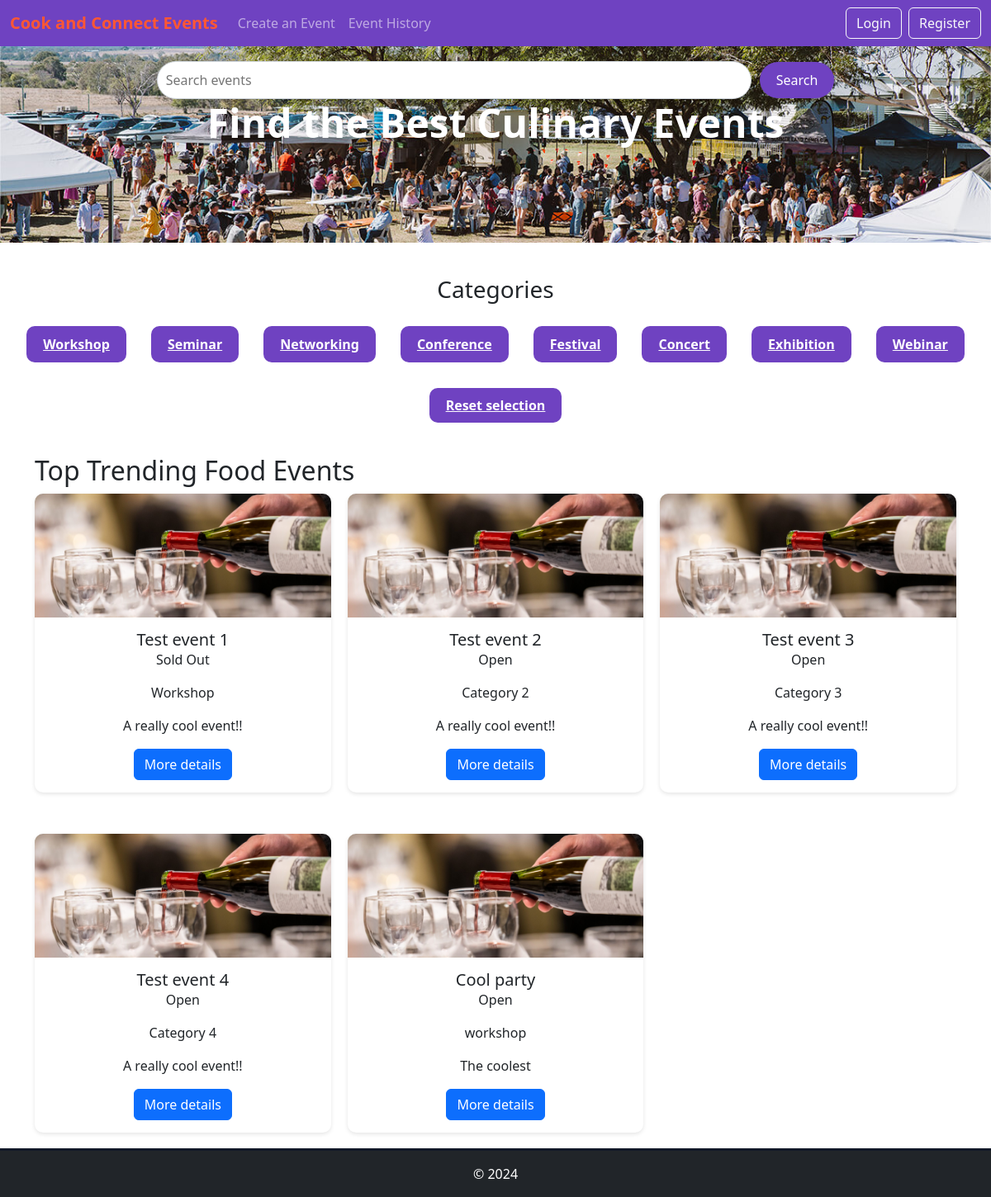
Before: / with the older database file.
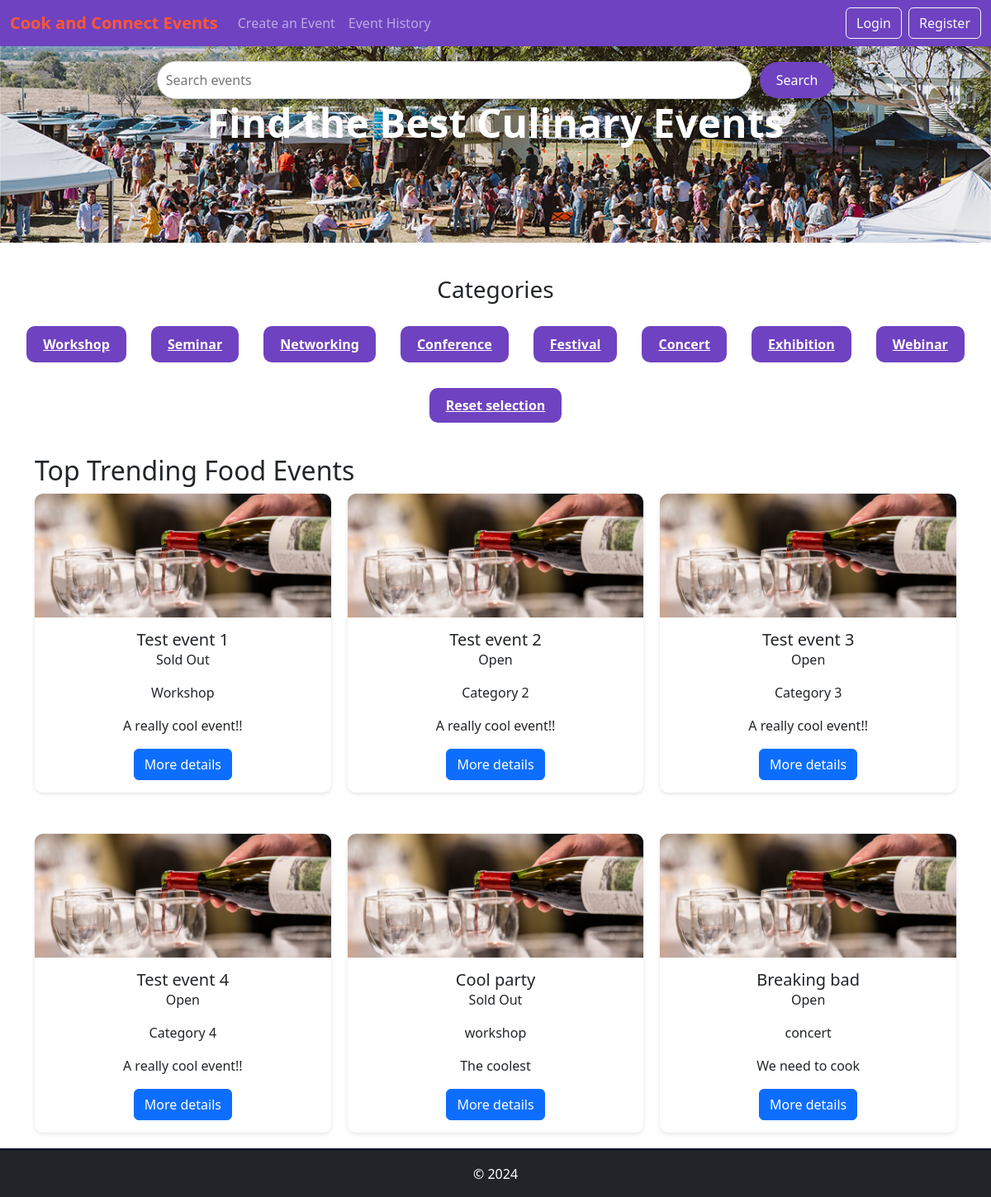
After: the same page with the newer database file.
### website/models.py (models this page shows)
class Event(db.Model):
    __tablename__ = "events"
    id = db.Column(db.Integer, primary_key=True)
    user_id = db.Column(db.Integer, db.ForeignKey('users.id'))
    Title = db.Column(db.String(255), nullable=False)
    Description = db.Column(db.String(255), nullable=False)
    Image = db.Column(db.String(60), nullable=False, default='default.jpg')
    Start_time = db.Column(db.Time, nullable=False)
    Start_date = db.Column(db.Date, nullable=False)
    Venue = db.Column(db.String(32), nullable=False)
    Category = db.Column(db.String(32), nullable=False)
    Tickets_available = db.Column(db.Integer, nullable=False)
    Status = db.Column(db.String(32), nullable=False)
    comments = db.relationship('Comment', backref='event')
    orders = db.relationship('Order', backref='event')

### website/views.py (the view)
@main_bp.route('/')
def index():
    category = request.args.get("category")
    search_keywords = request.args.get("search_keywords")
    if category or search_keywords:
        if category != "None" and search_keywords != "None":
            events = Event.query.filter(Event.Title.contains(search_keywords)).filter_by(Category=category).order_by(Event.id).all()
        elif category != "None":
            events = Event.query.filter_by(Category=category).order_by(Event.id).all()
        elif search_keywords != "None":
            events = Event.query.filter(Event.Title.contains(search_keywords)).order_by(Event.id).all()
        else:
            events = Event.query.order_by(Event.id).all()
    else:
            events = Event.query.order_by(Event.id).all()
    user = check_login(current_user)
    for event in events:
        if event.Start_date.strftime('%Y-%m-%d') < datetime.today().strftime('%Y-%m-%d') and event.Status != "Inactive":
            new_event = Event.query.filter_by(id=event.id).first()
            new_event.Status = "Inactive"
            db.session.add(new_event)
    db.session.commit()
    return render_template('index.html', events=events, user=user, categories=CATEGORIES, category=category, search_keywords=search_keywords)

### website/views.py (called while the page is built)
def check_login(current_user):
    return current_user if current_user.is_authenticated else None

### website/templates/index.html (shortened to what this page needs)
{% extends "base.html" %}
{% block header %}
<div class="top-section">
    <div class="py-2">
        <div class="search-bar">
            <input type="text" id="searchInput" placeholder="Search events">
            <button id="searchButton" onclick="search()">Search</button>
        </div>
        <div class="banner-content">
            <h1>Find the Best Culinary Events</h1>
        </div>
    </div>
</div>
{% endblock %}
{% block content %}
    <h3 class="category-title">Categories</h3>
    <div class="categories">
        {% for category in categories %}
            <div class="category-item">
            <a class="btn-default" href="{{ url_for('main.index') }}?category={{ category.0 }}&search_keywords={{ search_keywords }}">
                <span>{{ category.1 }}</span>
            </a>
        </div>
        {% endfor %}
    </div>
    <div style="justify-content: center; text-align: center;">
        <a class="btn-default" href="{{ url_for('main.index') }}">Reset selection</a>
    </div>
    <div class="container mt-5">
        <h2 class="text-left">Top Trending Food Events</h2>
        <div class="trending-events" id="eventContainer">
             {% for event in events %}
                {% include "./partials/event_card.html" %}
             {% endfor %}
        </div>
    </div>
{% endblock %}

### website/templates/partials/event_card.html
<div class="event-card">
    <img src="{{ url_for('static', filename='img/wine_tasting_night.jpg') }}" alt="Wine Tasting Night">
    <div class="card-body">
        <h5 class="card-title">{{ event.Title }}</h5>
        <p class="card-text">{{ event.Status }}</p>
        <p class="card-text">{{ event.Category }}</p>
        <p class="card-text description-text text-break">{{ event.Description }}</p>
        <a href="{{ url_for('main.eventDetails') }}?id={{ event.id }}" class="btn btn-primary">More details</a>
    </div>
</div>

Changed rows visible on the page:
changed Event "Cool party": Status "Open" → "Sold Out"
added Event: Title "Breaking bad", Status "Open", Category "concert", Description "We need to cook"
